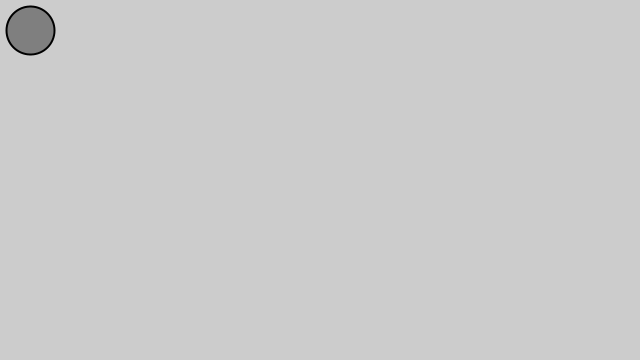
Frame 1 (no input)
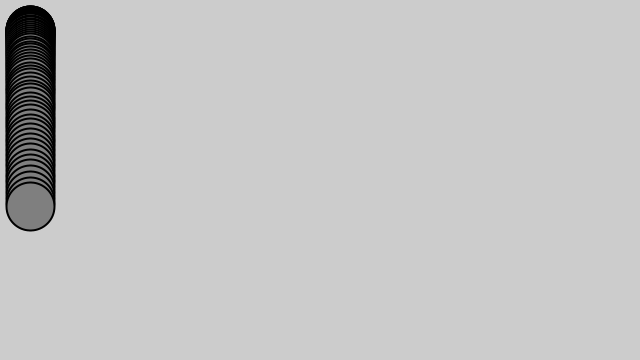
Frame 60 (the mouse pressed at the canvas centre just before this capture)
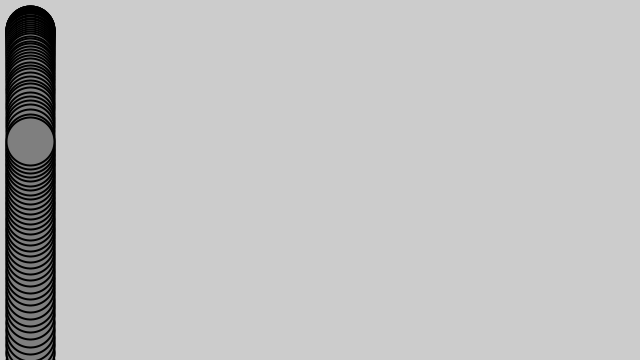
Frame 120 (the mouse held since frame 60 and released just before this capture)

The Processing sketch that drew these frames (run headless with seeded random() and noise(); from frame 60 on, the mouse is pressed at the canvas centre):

// Processing sketch: Force_1
// ── Force_1.pde
// The Nature of Code
// Daniel Shiffman
// http://natureofcode.com
int p;
Mover m;

void setup() {
  size(640,360);
  m = new Mover(); 
}

void draw() {
  //background(255);

PVector g = new PVector(0,0.1);
m.applyForce(g);
  m.update();
  m.display();
  m.checkEdges();

}
void mouseReleased(){
m.velocity = new PVector(m.location.x/-50-mouseX/-50,m.location.y/-50-mouseY/-50);
p=0;
}

// ── Mover.pde
// The Nature of Code
// Daniel Shiffman
// http://natureofcode.com

class Mover {

  PVector location;
  PVector velocity;
  PVector acceleration;
  Mover() {
    location = new PVector(30,30);
    velocity = new PVector(0,0);
    acceleration = new PVector(0,0);
  }
  
  void applyForce(PVector force){
    if(p==1){
    acceleration = force;
  }
  if(p==0){
    p=1;
  }
  }
  
  void update() {
    velocity.add(acceleration);
    location.add(velocity);
  }

  void display() {
    stroke(0);
    strokeWeight(2);
    fill(127);
    ellipse(location.x,location.y,48,48);
  }

  void checkEdges() {

    if (location.x > width) {
      location.x = width;
      velocity.x *= -0.5;
    } else if (location.x < 0) {
      velocity.x *= -0.5;
      location.x = 0;
    }

    if (location.y > height) {
      velocity.y *= -0.95;
      location.y = height;
    }

  }

}
